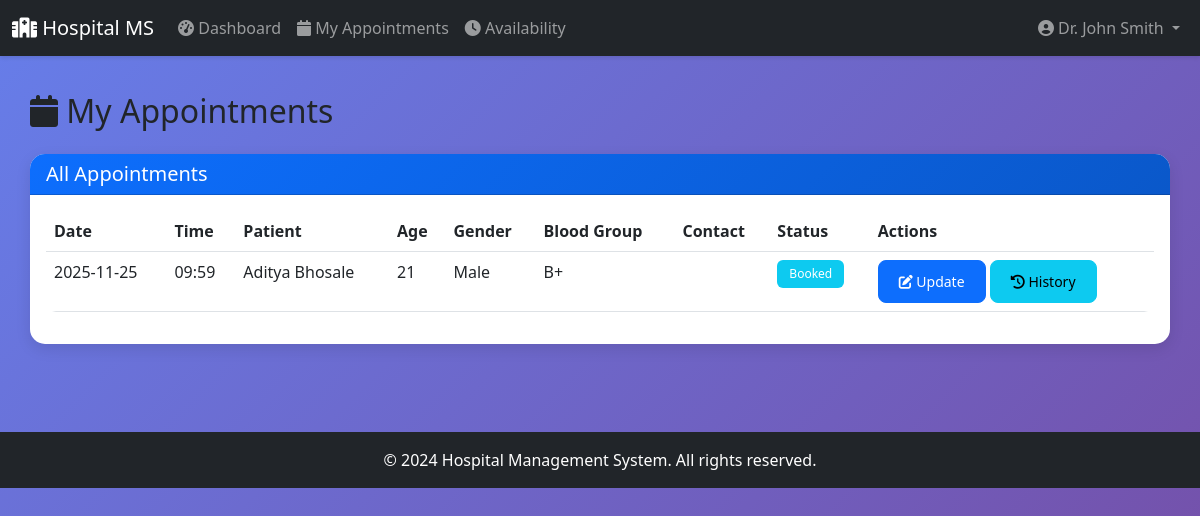
The app's page /doctor/appointments (signed in) with its own data.
### tables this page shows
CREATE TABLE users (
            user_id INTEGER PRIMARY KEY AUTOINCREMENT,
            name TEXT NOT NULL,
            email TEXT UNIQUE NOT NULL,
            password TEXT NOT NULL,
            role TEXT NOT NULL CHECK(role IN ('admin', 'doctor', 'patient')),
            status TEXT DEFAULT 'active' CHECK(status IN ('active', 'blacklisted')),
            created_at TIMESTAMP DEFAULT CURRENT_TIMESTAMP
        );

CREATE TABLE appointments (
            appointment_id INTEGER PRIMARY KEY AUTOINCREMENT,
            patient_id INTEGER NOT NULL,
            doctor_id INTEGER NOT NULL,
            appointment_date DATE NOT NULL,
            appointment_time TIME NOT NULL,
            status TEXT DEFAULT 'Booked' CHECK(status IN ('Booked', 'Completed', 'Cancelled', 'Rescheduled')),
            reason TEXT,
            created_at TIMESTAMP DEFAULT CURRENT_TIMESTAMP,
            updated_at TIMESTAMP DEFAULT CURRENT_TIMESTAMP,
            FOREIGN KEY (patient_id) REFERENCES patients(patient_id) ON DELETE CASCADE,
            FOREIGN KEY (doctor_id) REFERENCES doctors(doctor_id) ON DELETE CASCADE
        );

CREATE TABLE patients (
            patient_id INTEGER PRIMARY KEY AUTOINCREMENT,
            user_id INTEGER UNIQUE NOT NULL,
            age INTEGER,
            gender TEXT CHECK(gender IN ('Male', 'Female', 'Other')),
            contact TEXT,
            address TEXT,
            blood_group TEXT,
            emergency_contact TEXT,
            status TEXT DEFAULT 'active' CHECK(status IN ('active', 'blacklisted')),
            created_at TIMESTAMP DEFAULT CURRENT_TIMESTAMP,
            FOREIGN KEY (user_id) REFERENCES users(user_id) ON DELETE CASCADE
        );

### blueprints/doctor.py (the view)
@doctor_bp.route('/appointments')
@login_required
@doctor_required
def appointments():
    db = get_db()
    doctor = db.execute('SELECT doctor_id FROM doctors WHERE user_id = ?',
                        (current_user.user_id,)).fetchone()
    doctor_id = doctor['doctor_id']
    all_appointments = db.execute('''
        SELECT a.*, u.name as patient_name, p.contact, p.age, p.gender, p.blood_group
        FROM appointments a
        JOIN patients p ON a.patient_id = p.patient_id
        JOIN users u ON p.user_id = u.user_id
        WHERE a.doctor_id = ?
        ORDER BY a.appointment_date DESC, a.appointment_time DESC
    ''', (doctor_id,)).fetchall()
    return render_template('doctor/appointments.html', appointments=all_appointments)

### app.py (called while the page is built)
@login_manager.user_loader
def load_user(user_id):
    db = get_db()
    cursor = db.execute('SELECT * FROM users WHERE user_id = ?', (user_id,))
    user_data = cursor.fetchone()
    if user_data:
        return User(user_data['user_id'], user_data['name'], user_data['email'],
                    user_data['password'], user_data['role'])
    return None

@app.teardown_appcontext
def close_connection(exception):
    db = getattr(g, '_database', None)
    if db is not None:
        db.close()

### blueprints/doctor.py (called while the page is built)
def doctor_required(f):
    @wraps(f)
    def decorated_function(*args, **kwargs):
        if not current_user.is_authenticated or current_user.role != 'doctor':
            flash('Access denied. Doctor privileges required.', 'danger')
            return redirect(url_for('auth.login'))
        return f(*args, **kwargs)
    return decorated_function

### database.py (called while the page is built)
def get_db():
    db = getattr(g, '_database', None)
    if db is None:
        db = g._database = sqlite3.connect(DATABASE)
        db.row_factory = sqlite3.Row
    return db

### templates/doctor/appointments.html (shortened to what this page needs)
{% extends 'base.html' %}
{% block content %}
<h2 class="mb-4"><i class="fas fa-calendar"></i> My Appointments</h2>
<div class="card">
    <div class="card-header">
        <h5 class="mb-0">All Appointments</h5>
    </div>
    <div class="card-body">
        <div class="table-responsive">
            <table class="table table-hover">
                <thead>
                    <tr>
                        <th>Date</th>
                        <th>Time</th>
                        <th>Patient</th>
                        <th>Age</th>
                        <th>Gender</th>
                        <th>Blood Group</th>
                        <th>Contact</th>
                        <th>Status</th>
                        <th>Actions</th>
                    </tr>
                </thead>
                <tbody>
                    {% for apt in appointments %}
                    <tr>
                        <td>{{ apt.appointment_date }}</td>
                        <td>{{ apt.appointment_time }}</td>
                        <td>{{ apt.patient_name }}</td>
                        <td>{{ apt.age or 'N/A' }}</td>
                        <td>{{ apt.gender or 'N/A' }}</td>
                        <td>{{ apt.blood_group or 'N/A' }}</td>
                        <td>{{ apt.contact }}</td>
                        <td>
                            {% if apt.status == 'Booked' %}
                                <span class="badge bg-info">{{ apt.status }}</span>
                            {% elif apt.status == 'Completed' %}
                                <span class="badge bg-success">{{ apt.status }}</span>
                            {% elif apt.status == 'Cancelled' %}
                                <span class="badge bg-danger">{{ apt.status }}</span>
                            {% endif %}
                        </td>
                        <td>
                            <a href="{{ url_for('doctor.update_appointment', appointment_id=apt.appointment_id) }}"
                               class="btn btn-sm btn-primary">
                                <i class="fas fa-edit"></i> Update
                            </a>
                            <a href="{{ url_for('doctor.patient_history', patient_id=apt.patient_id) }}"
                               class="btn btn-sm btn-info">
                                <i class="fas fa-history"></i> History
                            </a>
                        </td>
                    </tr>
                    {% else %}
                    <tr>
                        <td colspan="9" class="text-center text-muted">No appointments found</td>
                    </tr>
                    {% endfor %}
                </tbody>
            </table>
        </div>
    </div>
</div>
{% endblock %}

### templates/base.html (shortened to what this page needs)
<!DOCTYPE html>
<html lang="en">
<head>
    <link href="https://cdn.jsdelivr.net/npm/bootstrap@5.3.0/dist/css/bootstrap.min.css" rel="stylesheet">
    <link rel="stylesheet" href="https://cdnjs.cloudflare.com/ajax/libs/font-awesome/6.4.0/css/all.min.css">
</head>
<body>
    <nav class="navbar navbar-expand-lg navbar-dark bg-dark">
        <div class="container-fluid">
            <a class="navbar-brand" href="/">
                <i class="fas fa-hospital"></i> Hospital MS
            </a>
            <div class="collapse navbar-collapse" id="navbarNav">
                {% if current_user.is_authenticated %}
                <ul class="navbar-nav me-auto">
                    {% if current_user.role == 'admin' %}
                    <li class="nav-item">
                        <a class="nav-link" href="{{ url_for('admin.dashboard') }}">
                            <i class="fas fa-tachometer-alt"></i> Dashboard
                        </a>
                    </li>
                    <li class="nav-item">
                        <a class="nav-link" href="{{ url_for('admin.doctors') }}">
                            <i class="fas fa-user-md"></i> Doctors
                        </a>
                    </li>
                    <li class="nav-item">
                        <a class="nav-link" href="{{ url_for('admin.patients') }}">
                            <i class="fas fa-users"></i> Patients
                        </a>
                    </li>
                    <li class="nav-item">
                        <a class="nav-link" href="{{ url_for('admin.appointments') }}">
                            <i class="fas fa-calendar-check"></i> Appointments
                        </a>
                    </li>
                    {% elif current_user.role == 'doctor' %}
                    <li class="nav-item">
                        <a class="nav-link" href="{{ url_for('doctor.dashboard') }}">
                            <i class="fas fa-tachometer-alt"></i> Dashboard
                        </a>
                    </li>
                    <li class="nav-item">
                        <a class="nav-link" href="{{ url_for('doctor.appointments') }}">
                            <i class="fas fa-calendar"></i> My Appointments
                        </a>
                    </li>
                    <li class="nav-item">
                        <a class="nav-link" href="{{ url_for('doctor.availability') }}">
                            <i class="fas fa-clock"></i> Availability
                        </a>
                    </li>
                    {% endif %}
                </ul>
                <ul class="navbar-nav ms-auto">
                    <li class="nav-item dropdown">
                        <a class="nav-link dropdown-toggle" href="#" id="userDropdown" role="button" data-bs-toggle="dropdown">
                            <i class="fas fa-user-circle"></i> {{ current_user.name }}
                        </a>
                    </li>
                </ul>
                {% endif %}
            </div>
        </div>
    </nav>
    <div class="container main-content">
        {% block content %}{% endblock %}
    </div>
    <footer class="bg-dark text-white text-center py-3 mt-5">
        <p class="mb-0">&copy; 2024 Hospital Management System. All rights reserved.</p>
    </footer>
</body>
</html>

### templates/base.html (style rules this page uses)
:root { --primary-color: #0d6efd; --secondary-color: #6c757d; --success-color: #198754; --danger-color: #dc3545; --warning-color: #ffc107; --info-color: #0dcaf0; }
body { min-height: 100vh; background: linear-gradient(135deg, #667eea 0%, #764ba2 100%); font-family: 'Segoe UI', Tahoma, Geneva, Verdana, sans-serif; }
.navbar { box-shadow: 0 2px 4px rgba(0,0,0,0.1); }
.main-content { padding: 20px 0; }
.card { border: none; border-radius: 15px; box-shadow: 0 5px 15px rgba(0,0,0,0.1); margin-bottom: 20px; }
.card-header { border-radius: 15px 15px 0 0 !important; background: linear-gradient(135deg, var(--primary-color) 0%, #0a58ca 100%); color: white; font-weight: 600; }
.btn { border-radius: 8px; padding: 10px 20px; font-weight: 500; }
.table { border-radius: 10px; overflow: hidden; }
.badge { padding: 8px 12px; border-radius: 6px; font-weight: 500; }

### records on screen
users: name "Dr. John Smith"
appointments: appointment_date "2025-11-25", appointment_time "09:59", patient_name "Aditya Bhosale", age "21", gender "Male", blood_group "B+", status "Booked"
